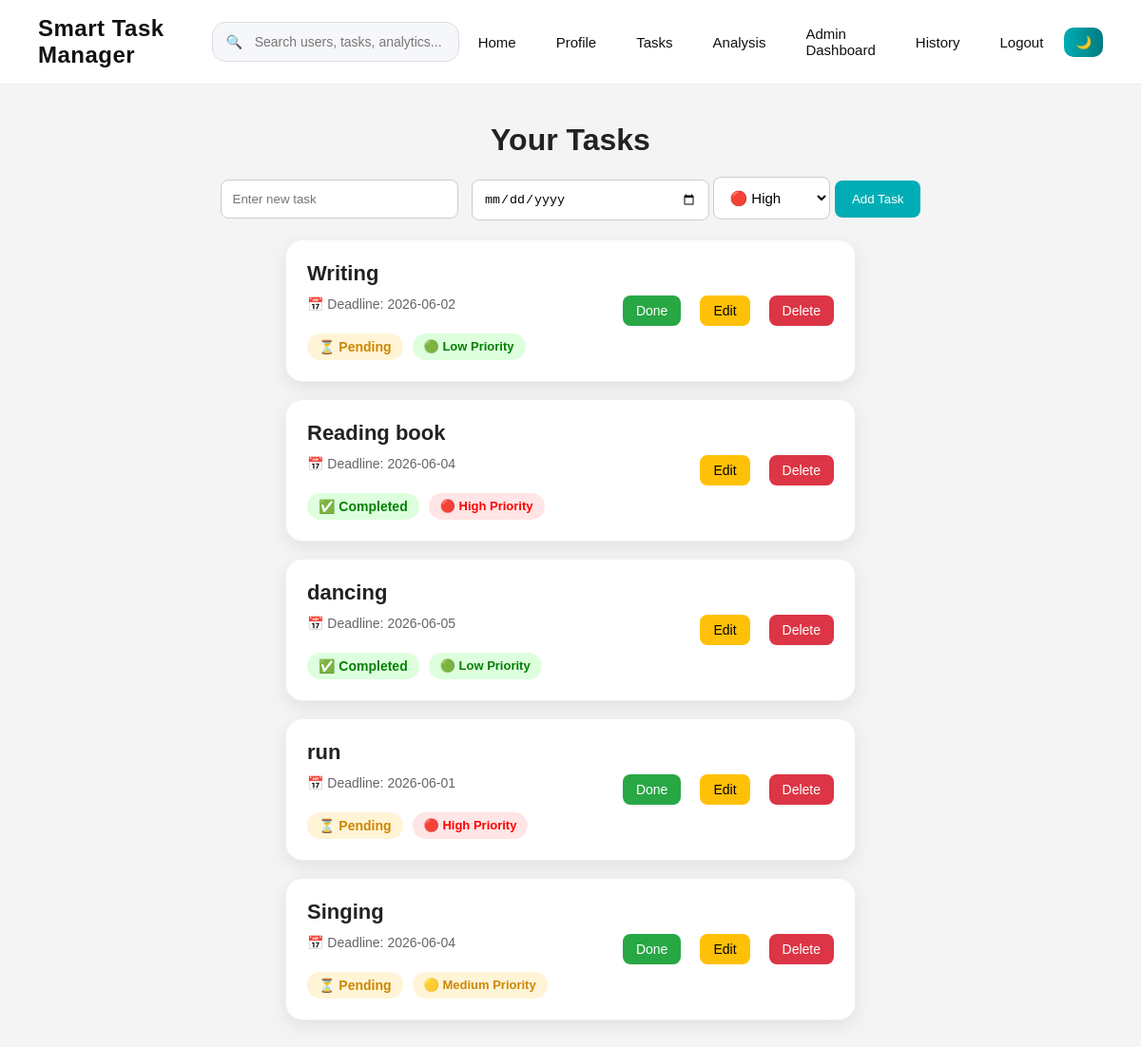
Page /search (signed in) on the committed database.
### tables this page shows
CREATE TABLE tasks (
        id INTEGER PRIMARY KEY AUTOINCREMENT,
        username TEXT,
        task TEXT,
        status TEXT DEFAULT 'pending',
        deadline TEXT,
        priority TEXT DEFAULT 'Medium',
        created_at TEXT,
        completed_at TEXT
    );

### app.py (the view)
@app.route('/search')
def search_tasks():
    if 'user' not in session:
        return redirect('/login')
    query = request.args.get('query', '').strip()
    conn = sqlite3.connect("data.db")
    c = conn.cursor()
    if session.get('role') == 'admin':
        c.execute("""
            SELECT * FROM tasks
            WHERE task LIKE ?
        """, ('%' + query + '%',))
    else:
        c.execute("""
            SELECT * FROM tasks
            WHERE username=? AND task LIKE ?
        """, (session['user'], '%' + query + '%'))
    tasks = c.fetchall()
    conn.close()
    today = datetime.now().date()
    updated_tasks = []
    for task in tasks:
        try:
            deadline_date = datetime.strptime(
                task[4],
                "%Y-%m-%d"
            ).date()
        except:
            deadline_date = None
        updated_tasks.append((
            task[0],
            task[1],
            task[2],
            task[3],
            deadline_date,
            task[5]
        ))
    return render_template(
        'tasks.html',
        tasks=updated_tasks,
        today=today,
        search_query=query
    )

### templates/tasks.html (shortened to what this page needs)
{% extends "base.html" %}
{% block content %}
<div class="tasks-page">
    <h1>Your Tasks</h1>
    <form method="POST" action="/tasks" class="task-form">
        <input type="text" name="task" placeholder="Enter new task" required>
        <input type="date" name="deadline" required>
        <select name="priority" required>
            <option value="High">🔴 High</option>
        </select>
        <button type="submit">Add Task</button>
    </form>
      {% if tasks %}
    <ul class="task-list">
        {% for task in tasks %}
        <li class="task-item">
            <div class="task-left">
                <h3>{{ task[2] }}</h3>
                <small>
                    📅 Deadline: {{ task[4] }}
                </small>
                <br>
                <div class="task-badges">
                    {% if task[3] == 'completed' %}
                    <span class="completed-badge">
                        ✅ Completed
                    </span>
                    {% elif task[4] < today %} <span class="overdue-badge">
                        ❌ Overdue
                        </span>
                        {% else %}
                        <span class="pending-badge">
                            ⏳ Pending
                        </span>
                        {% endif %}
                        {% if task[5]|lower == 'high' %}
                        <span class="high-priority">
                            🔴 High Priority
                        </span>
                        {% elif task[5]|lower == 'medium' %}
                        <span class="medium-priority">
                            🟡 Medium Priority
                        </span>
                        {% else %}
                        <span class="low-priority">
                            🟢 Low Priority
                        </span>
                        {% endif %}
                </div>
            </div>
            <div class="task-actions">
                {% if task[3] == 'pending' %}
                <a href="/complete/{{ task[0] }}" class="done-btn">
                    Done
                </a>
                {% endif %}
                <a href="/edit/{{ task[0] }}" class="edit-btn">
                    Edit
                </a>
                <a href="/delete/{{ task[0] }}" class="delete-btn">
                    Delete
                </a>
            </div>
        </li>
        {% endfor %}
    </ul>
    {% endif %}
</div>
{% endblock %}

### templates/base.html (shortened to what this page needs)
<!DOCTYPE html>
<html lang="en">
<head>
    <link rel="stylesheet" href="{{ url_for('static', filename='style.css') }}">
    <link rel="stylesheet" href="https://cdnjs.cloudflare.com/ajax/libs/font-awesome/6.5.1/css/all.min.css">
</head>
<body>
    <nav>
        <div class="logo">
            Smart Task Manager
        </div>
        {% if session.get('user') %}
        <form action="/search" method="GET" class="navbar-search">
            <span class="search-icon">🔍</span>
            {% if session.get('role') == 'admin' %}
            <input type="text" name="query" class="navbar-search-input" placeholder="Search users, tasks, analytics..."
                required>
            {% else %}
            <input type="text" name="query" class="navbar-search-input" placeholder="Search tasks, reports..." required>
            {% endif %}
        </form>
        {% endif %}
        <div class="nav-links">
            <a href="/">Home</a>
            {% if session.get('user') %}
            <a href="/profile">Profile</a>
            <a href="/tasks">Tasks</a>
            <a href="/weekly-report">Analysis</a>
            {% if session.get('role') == 'admin' %}
            <a href="/admin">
                Admin Dashboard
            </a>
            {% endif %}
            <a href="/history">History</a>
            <a href="/logout">Logout</a>
            {% else %}
            <a href="/login">Login</a>
            <a href="/register">Register</a>
            {% endif %}
            <button id="darkToggle" class="dark-btn">🌙</button>
        </div>
    </nav>
    {% block content %}{% endblock %}
</body>
</html>

### rows in the picture
tasks: task "Writing", deadline "2026-06-02", status "⏳ Pending", priority "🟢 Low Priority"
tasks: task "Reading book", deadline "2026-06-04", status "✅ Completed", priority "🔴 High Priority"
tasks: task "dancing", deadline "2026-06-05", status "✅ Completed", priority "🟢 Low Priority"
tasks: task "run", deadline "2026-06-01", status "⏳ Pending", priority "🔴 High Priority"
tasks: task "Singing", deadline "2026-06-04", status "⏳ Pending", priority "🟡 Medium Priority"
